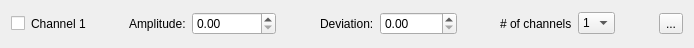
<?xml version="1.0" encoding="UTF-8"?>
<ui version="4.0">
 <class>ChannelTuner</class>
 <widget class="QWidget" name="ChannelTuner">
  <property name="geometry">
   <rect>
    <x>0</x>
    <y>0</y>
    <width>694</width>
    <height>48</height>
   </rect>
  </property>
  <property name="windowTitle">
   <string>Form</string>
  </property>
  <layout class="QGridLayout" name="gridLayout">
   <item row="0" column="0">
    <layout class="QHBoxLayout" name="horizontalLayout">
     <item>
      <widget class="QCheckBox" name="checkBox">
       <property name="text">
        <string/>
       </property>
      </widget>
     </item>
     <item>
      <widget class="QLabel" name="label">
       <property name="text">
        <string>Channel 1</string>
       </property>
      </widget>
     </item>
     <item>
      <spacer name="horizontalSpacer">
       <property name="orientation">
        <enum>Qt::Horizontal</enum>
       </property>
       <property name="sizeHint" stdset="0">
        <size>
         <width>40</width>
         <height>20</height>
        </size>
       </property>
      </spacer>
     </item>
     <item>
      <widget class="QLabel" name="labelAmplitude">
       <property name="text">
        <string>Amplitude:</string>
       </property>
      </widget>
     </item>
     <item>
      <widget class="QDoubleSpinBox" name="doubleSpinBoxAmplitude">
       <property name="maximum">
        <double>99999999.989999994635582</double>
       </property>
      </widget>
     </item>
     <item>
      <spacer name="horizontalSpacer_2">
       <property name="orientation">
        <enum>Qt::Horizontal</enum>
       </property>
       <property name="sizeHint" stdset="0">
        <size>
         <width>40</width>
         <height>20</height>
        </size>
       </property>
      </spacer>
     </item>
     <item>
      <widget class="QLabel" name="label_3">
       <property name="text">
        <string>Deviation:</string>
       </property>
      </widget>
     </item>
     <item>
      <widget class="QDoubleSpinBox" name="doubleSpinBoxDeviation">
       <property name="maximum">
        <double>99999.990000000005239</double>
       </property>
      </widget>
     </item>
     <item>
      <spacer name="horizontalSpacer_3">
       <property name="orientation">
        <enum>Qt::Horizontal</enum>
       </property>
       <property name="sizeHint" stdset="0">
        <size>
         <width>40</width>
         <height>20</height>
        </size>
       </property>
      </spacer>
     </item>
     <item>
      <widget class="QLabel" name="label_2">
       <property name="text">
        <string># of channels</string>
       </property>
      </widget>
     </item>
     <item>
      <widget class="QComboBox" name="comboBoxNumOfChannels">
       <item>
        <property name="text">
         <string>1</string>
        </property>
       </item>
       <item>
        <property name="text">
         <string>2</string>
        </property>
       </item>
       <item>
        <property name="text">
         <string>3</string>
        </property>
       </item>
       <item>
        <property name="text">
         <string>4</string>
        </property>
       </item>
      </widget>
     </item>
     <item>
      <spacer name="horizontalSpacer_4">
       <property name="orientation">
        <enum>Qt::Horizontal</enum>
       </property>
       <property name="sizeHint" stdset="0">
        <size>
         <width>40</width>
         <height>20</height>
        </size>
       </property>
      </spacer>
     </item>
     <item>
      <widget class="QToolButton" name="toolButton">
       <property name="enabled">
        <bool>true</bool>
       </property>
       <property name="text">
        <string>...</string>
       </property>
      </widget>
     </item>
    </layout>
   </item>
  </layout>
 </widget>
 <resources/>
 <connections/>
</ui>
